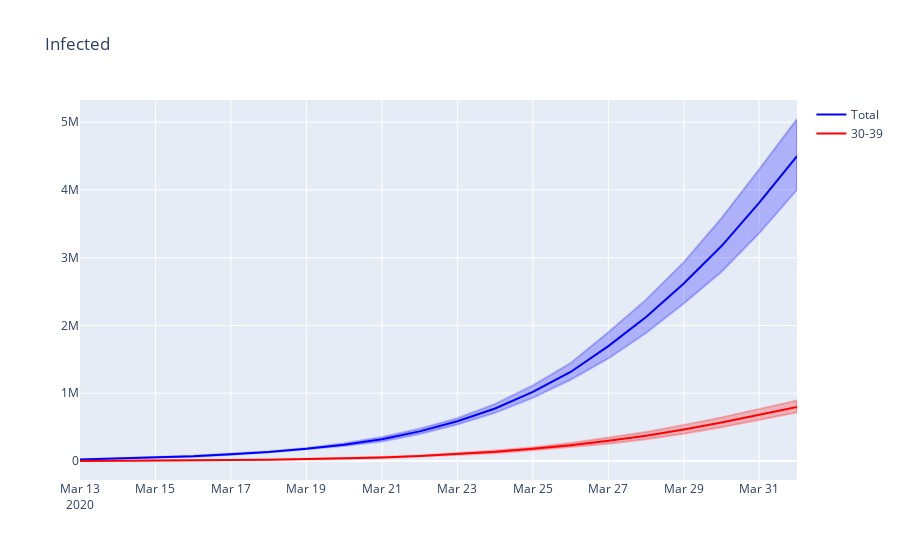

The notebook cell this image was saved under:
### Code cell
plot([
        (stats.get_metric('infected'), 'Total'),
        (stats.get_metric('infected', None, '30-39'), '30-39'),
    ], 'Infected', False, stop=90)

#plot([
#        (get_metrica(stats, 'infectados'), 'Total'),
#    ], 'Total de infectados (incl. assintomáticos) - Log', True, stop=90)
